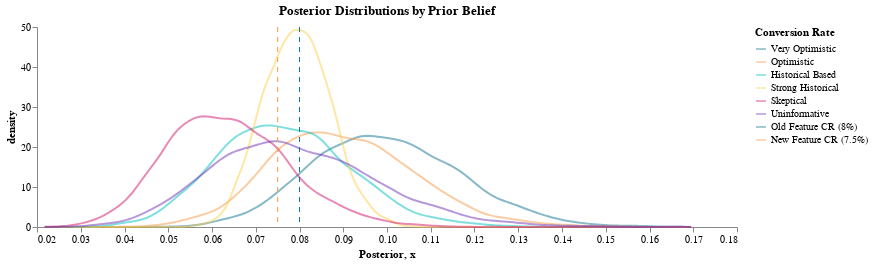

The cell this chart's notebook holds for it:
### Markdown cell above
Let first visualise the different priors

### Code cell
chart = alt.Chart(traces_to_comprare).transform_density(density='Posterior', groupby=['Prior'], as_=['Posterior', 'density'])\
    .mark_line(opacity=0.5)\
    .encode(x='Posterior:Q', 
            y='density:Q', 
            color=alt.Color("Prior:N").scale(domain=domain, range=colors[:len(domain)])
            )


reference_lines = alt.Chart(reference_data).mark_rule(
    strokeDash=[5, 5], # Dashed line
    size=1, 
).encode(
    x='x:Q',
    color=alt.Color('label:N', 
                    scale=alt.Scale(domain=reference_data['label'].tolist(), 
                                    range=reference_data['color'].tolist()),
                    legend=alt.Legend(title="Conversion Rate"))
)


final=chart + reference_lines 
final=final.properties(title='Posterior Distributions by Prior Belief', width=700, height=200).configure_axis(
    # Set grid to False to remove all grid lines
    grid=False
).configure_view(
    # Optional: Remove the surrounding border of the plot area
    strokeWidth=0 
)
final.save('posterior_sensitivity.pdf')
final

### Figure 1 — Vega-Lite specification as saved in the notebook (floating-point values rounded to 4 significant figures; data arrays with more than 128 entries replaced by an {"elided": "..."} marker saying what was removed)
{"usermeta": {"embedOptions": {"theme": "carbonwhite"}}, "config": {"view": {"continuousWidth": 300, "continuousHeight": 300, "strokeWidth": 0}, "axis": {"grid": false}}, "layer": [{"data": {"name": "data-e4a0678809278e9e7aa614b5b91ca5a6"}, "mark": {"type": "line", "opacity": 0.5}, "encoding": {"color": {"field": "Prior", "scale": {"domain": ["Very Optimistic", "Optimistic", "Historical Based", "Strong Historical", "Skeptical", "Uninformative"], "range": ["#107591", "#f69a48", "#00c0bf", "#fdcd49", "#cf166e", "#7035b7"]}, "type": "nominal"}, "x": {"field": "Posterior", "type": "quantitative"}, "y": {"field": "density", "type": "quantitative"}}, "transform": [{"density": "Posterior", "groupby": ["Prior"], "as": ["Posterior", "density"]}]}, {"data": {"name": "data-7deedf48367b48327d34f29875834161"}, "mark": {"type": "rule", "size": 1, "strokeDash": [5, 5]}, "encoding": {"color": {"field": "label", "legend": {"title": "Conversion Rate"}, "scale": {"domain": ["Old Feature CR (8%)", "New Feature CR (7.5%)"], "range": ["red", "green"]}, "type": "nominal"}, "x": {"field": "x", "type": "quantitative"}}}], "height": 200, "title": "Posterior Distributions by Prior Belief", "width": 700, "$schema": "https://vega.github.io/schema/vega-lite/v5.20.1.json", "datasets": {"data-e4a0678809278e9e7aa614b5b91ca5a6": {"elided": "48000 records"}, "data-7deedf48367b48327d34f29875834161": [{"x": 0.08, "label": "Old Feature CR (8%)", "color": "red", "label_x": 0.08}, {"x": 0.075, "label": "New Feature CR (7.5%)", "color": "green", "label_x": 0.075}]}}
